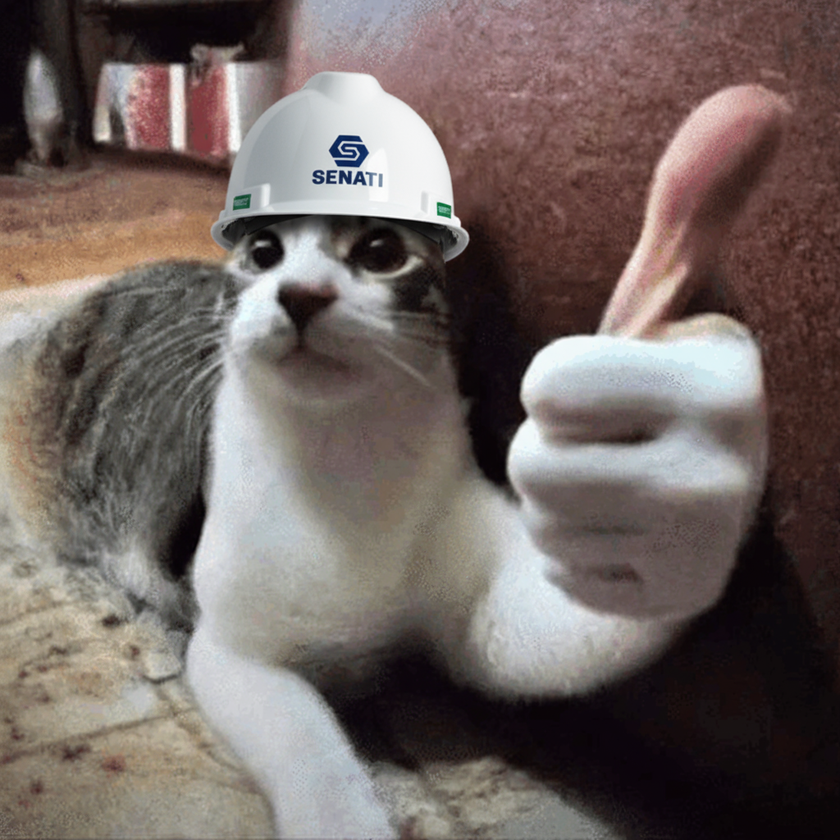
#> input picture gato.png, 840 x 840 px, shrunk from 1024 x 1024 before the run
$ python qweqwe.py
#> lines starting #> are read from the running program, lines starting #| are printed output that depends on the picture
import matplotlib.pyplot as plt
import matplotlib.image as mpimg
import pandas as pd

categorias = pd.DataFrame({
    'id_categoria': [1, 2, 3],
    'nombre_categoria': ['Gaseosas', 'Leches', 'Jugos']
})

productos = pd.DataFrame({
    'id_producto': [1, 2, 3, 4, 5, 6],
    'nombre_producto': ['KR 2L', 'Black 3L', 'Sandy 2L', 'Gloria 360ml', 'Frugos del Valle 500ml', 'Gloria 500ml'],
    'monto': [5.5, 6.5, 5.5, 4.5, 4.5, 5.5],
    'stock': [100, 100, 100, 100, 50, 50],
    'id_categoria': [1, 1, 1, 2, 3, 3]
})

# Une los dataframes
reporte1 = pd.merge(categorias, productos, on='id_categoria', how='inner')
conteo = reporte1.groupby('nombre_categoria')['stock'].sum()

# Gráfico pie con colores personalizados
plt.pie(conteo, labels=conteo.index, autopct='%1.1f%%')
plt.title('Stock total por categoría')

# Carga la imagen
img = mpimg.imread('gato.png')
#> img is the input picture: shape (840, 840, 3) float32; mean R, G, B 0.445, 0.399, 0.385

# Añade la imagen con transparencia dentro del gráfico
# Para un pie chart, el uso de imshow con extent es un poco raro, pero lo dejamos
plt.imshow(img, extent=[-1.5, 1.5, -1.5, 1.5], aspect='auto', alpha=0.3)

plt.show()
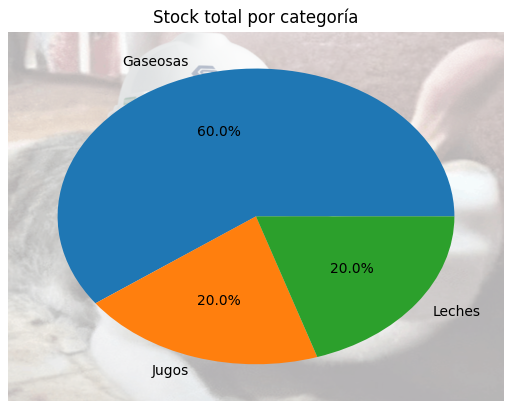
#> figure drawn by matplotlib, 1 panel
